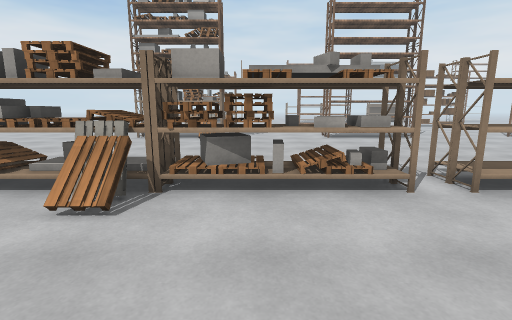
view 1 (above)

24 first-person views from a walk through a scene from a Unity 3-D project. The camera is 1.4 m above the floor, tilts 10° down and sees 85° across. The floor is counted in squares, 1 m on a side. Each view is taken from the middle of a square. On the plan, view 1 faces up. The plan holds only what a view shows up to about 14 squares ahead; the rest is blank. The place goes on beyond the plan. Surface patterns are stand-ins for the level's own textures.

view 2
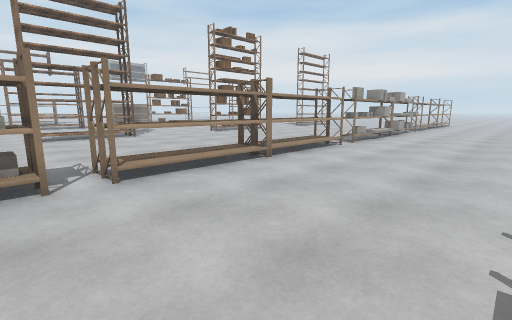

view 3
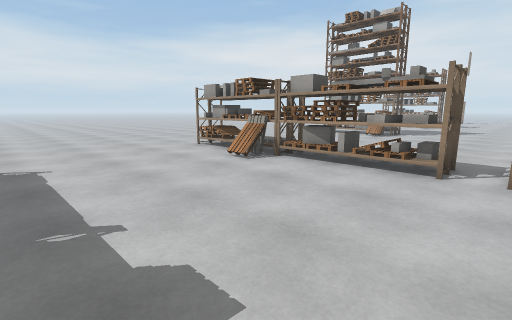

view 4
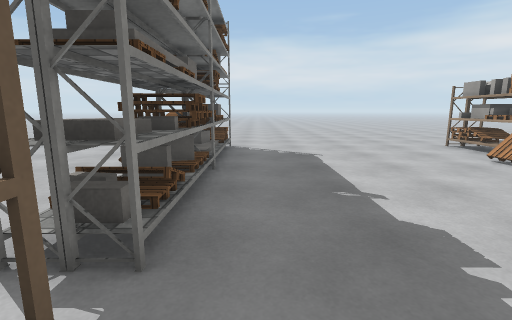

view 5
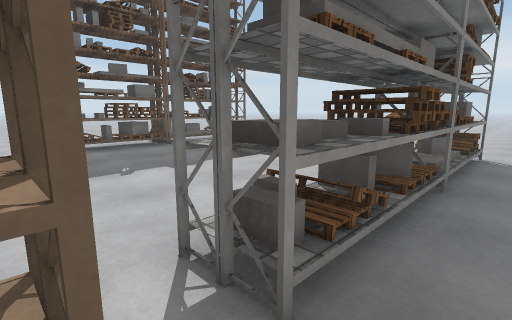

view 6
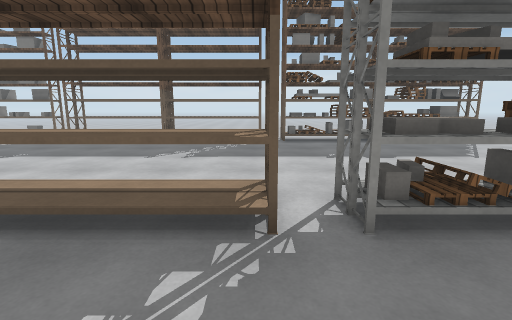

view 7
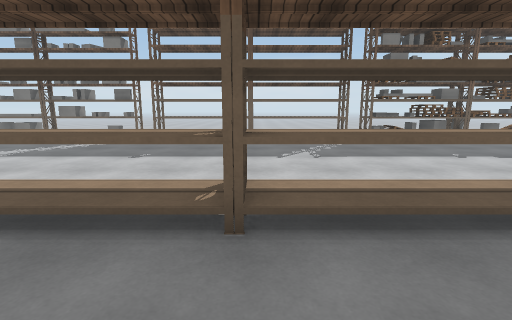

view 8
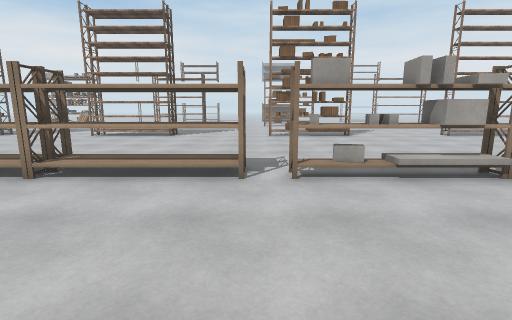

view 9
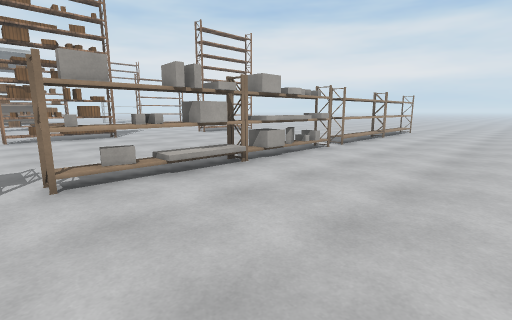

view 10
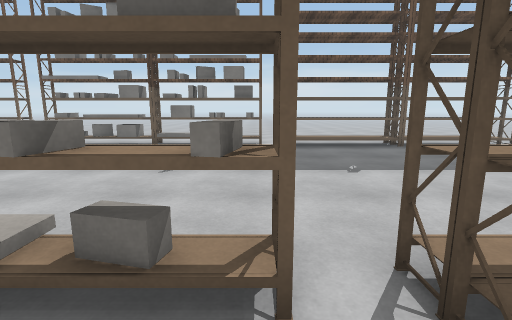

view 11
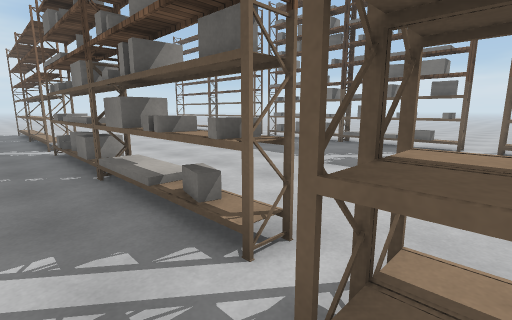

view 12
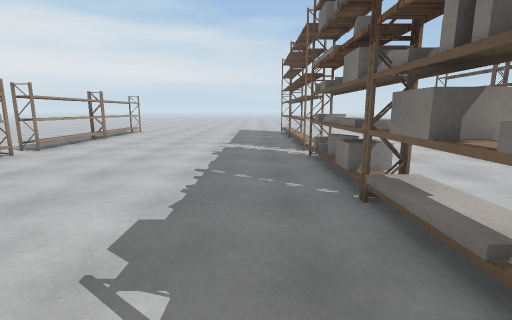

view 13
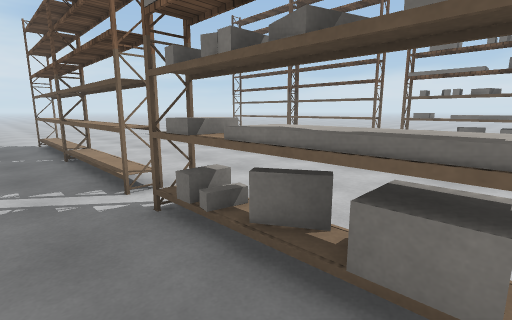

view 14
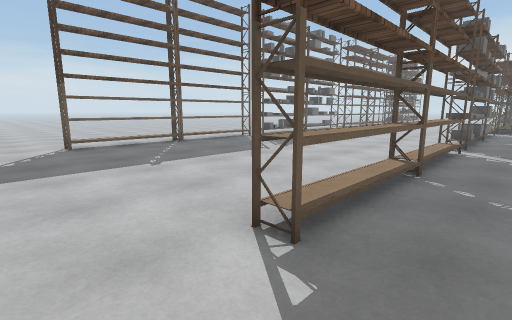

view 15
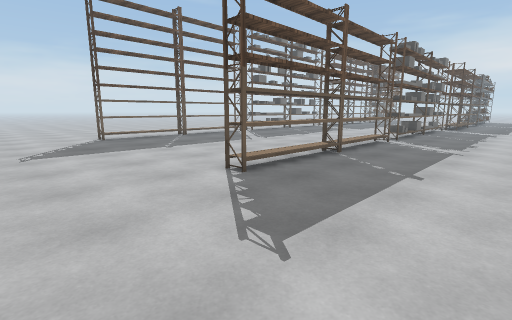

view 16
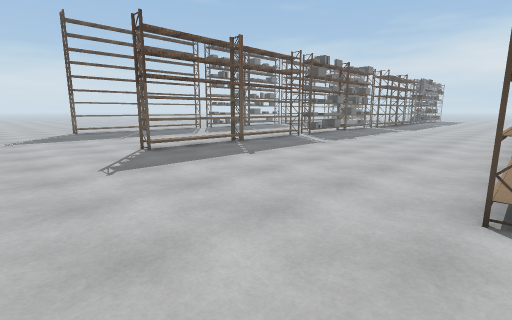

view 17
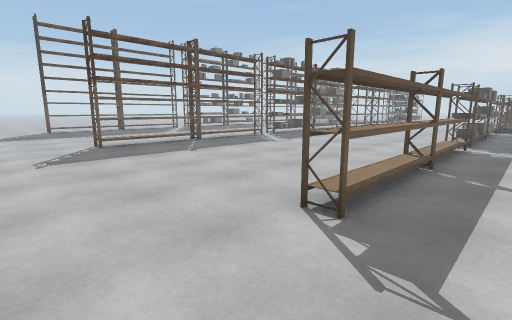

view 18
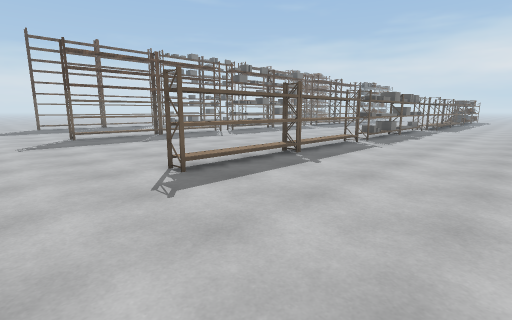

view 19
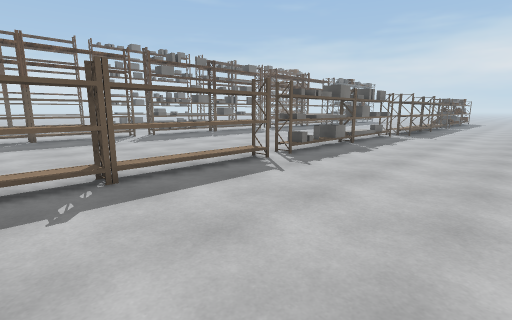

view 20
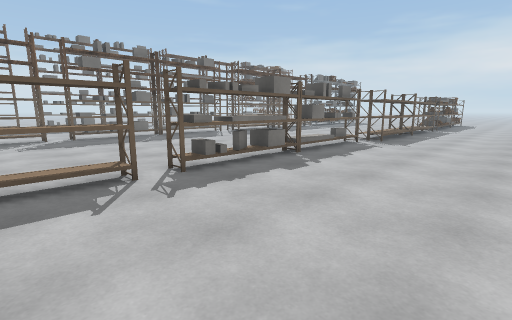

view 21
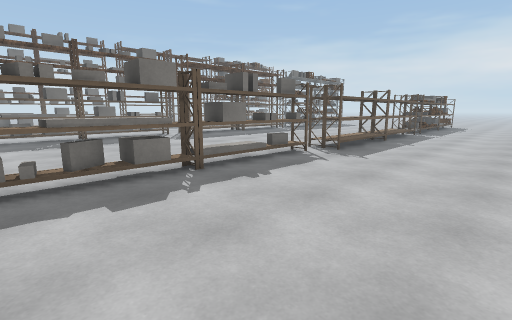

view 22
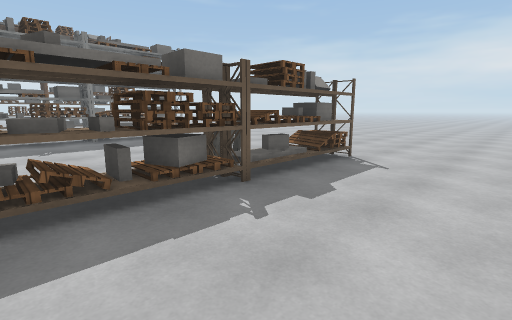

view 23
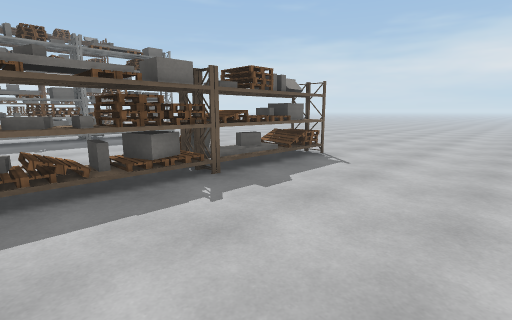

view 24
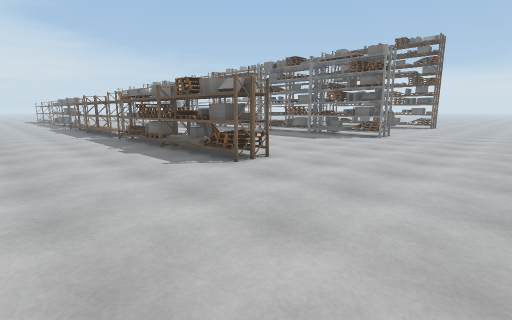

### Floor plan
Key: @ floor where view 1 was taken; # wall or solid block; x gap in a wall; . floor; = window, fence, low wall or low ledge; P pallet; T thing the floor can be seen under or through; O other object.
Columns run from 12 left of view 1 to 37 right of it. Each row starts with its distance up from view 1.
 11 . ............................................. .
 10 ................................................
  9 .................................................
  8 .................................................
  7 .................................................
  6 ......####PPPTTTTTTTTTTTTT.......................
  5 ......##PP#TTTTTTTTTTTTTTTT=TTTTTTTxTTTTTTTTT.....
  4 .........=P......................................
  3 ..................................................
  2 ..................................................
  1 ..................................................
  0 ............@.....................................
 -1 .......................... .......................
 -2  ................           ......................
 -3  ...................... . ........................
 -4 ......#####PPTTTTTTTT#TTT#........................
 -5 ..... ##OOPPPTTTTTTTTTTTTT#=#######x#########.....
 -6  ...      O......      ...........................
 -7  ..     ..........................................
 -8        ...........................................
 -9        ...........................................
-10         ..........................................
-11        ..........................    .............
-12       ...........................    ............
-13       .........................       ...........
-14       #####OO#############  ...       ...........
-15       ##OOOOO##############=TTTTTT#x####TTTTT....
-16           O...   .. ...............     .........
-17                          ...... ...      ........
-18                          ..                 .....

Positions as (right, up) in squares from view 1, and headings:
1: (0, 0), facing up
2: (2, -1), facing up-right
3: (4, -2), facing up-left
4: (5, -3), facing left
5: (4, -3), facing down-left
6: (4, -1), facing down
7: (8, -1), facing down
8: (13, -1), facing up
9: (13, -1), facing up-right
10: (14, -3), facing down
11: (12, -3), facing down-right
12: (14, -3), facing right
13: (19, -3), facing down-right
14: (35, -3), facing down-left
15: (37, 0), facing down-left
16: (37, 5), facing down-left
17: (36, 7), facing down-left
18: (36, 11), facing down-left
19: (30, 11), facing down-left
20: (26, 11), facing down-left
21: (22, 11), facing down-left
22: (2, 10), facing down-left
23: (2, 11), facing down-left
24: (-12, 11), facing down-right
